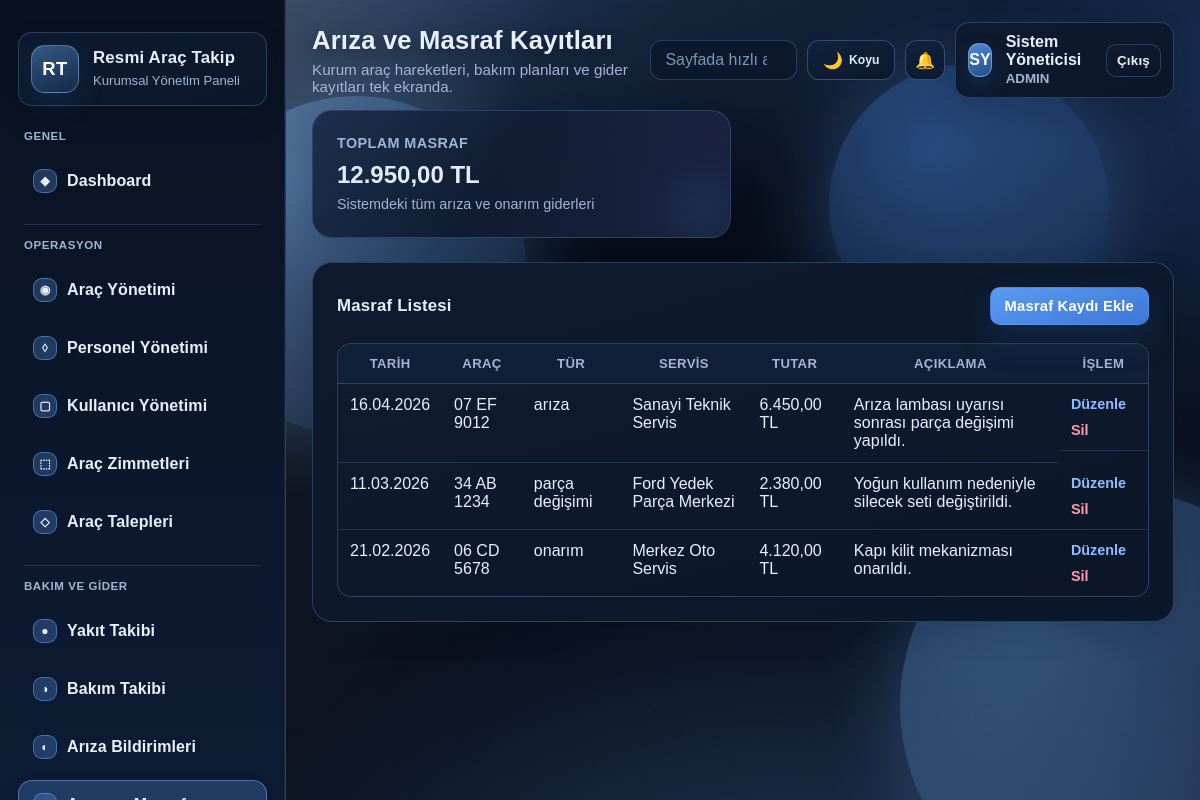
The app's page /modules/expenses/index.php (signed in) with its own data.
### tables this page shows
CREATE TABLE expense_records (
    id INT UNSIGNED AUTO_INCREMENT PRIMARY KEY,
    vehicle_id INT UNSIGNED NOT NULL,
    expense_type ENUM('arıza', 'onarım', 'parça değişimi', 'diğer') NOT NULL,
    expense_date DATE NOT NULL,
    amount DECIMAL(10,2) NOT NULL,
    service_name VARCHAR(120) NULL,
    parts_changed VARCHAR(180) NULL,
    description TEXT NOT NULL,
    created_at TIMESTAMP NOT NULL DEFAULT CURRENT_TIMESTAMP,
    CONSTRAINT fk_expense_vehicle FOREIGN KEY (vehicle_id) REFERENCES vehicles(id) ON DELETE CASCADE
);

CREATE TABLE vehicles (
    id INT UNSIGNED AUTO_INCREMENT PRIMARY KEY,
    plate_number VARCHAR(20) NOT NULL UNIQUE,
    brand VARCHAR(80) NOT NULL,
    model VARCHAR(80) NOT NULL,
    model_year YEAR NOT NULL,
    vehicle_type VARCHAR(60) NOT NULL,
    fuel_type VARCHAR(30) NOT NULL,
    current_km INT UNSIGNED NOT NULL DEFAULT 0,
    status ENUM('müsait', 'kullanımda', 'bakımda', 'pasif') NOT NULL DEFAULT 'müsait',
    license_note TEXT NULL,
    inspection_due_date DATE NULL,
    insurance_due_date DATE NULL,
    created_at TIMESTAMP NOT NULL DEFAULT CURRENT_TIMESTAMP
);

### config/config.php (called while the page is built, shortened)
<?php
function db(): PDO
{
    static $pdo = null;
    if ($pdo instanceof PDO) {
        return $pdo;
    }
    $dsn = sprintf('mysql:host=%s;port=%s;dbname=%s;charset=utf8mb4', DB_HOST, DB_PORT, DB_NAME);
    $pdo = new PDO($dsn, DB_USER, DB_PASS, [
        PDO::ATTR_ERRMODE => PDO::ERRMODE_EXCEPTION,
        PDO::ATTR_DEFAULT_FETCH_MODE => PDO::FETCH_ASSOC,
        PDO::ATTR_EMULATE_PREPARES => false,
        PDO::MYSQL_ATTR_INIT_COMMAND => "SET NAMES utf8mb4 COLLATE utf8mb4_turkish_ci",
    ]);
    $pdo->exec("SET CHARACTER SET utf8mb4");
    $pdo->exec("SET collation_connection = 'utf8mb4_turkish_ci'");
    return $pdo;
}

### includes/functions.php (called while the page is built, shortened)
<?php
require_once __DIR__ . '/../config/config.php';
function app_url(string $path = ''): string
{
    return rtrim(BASE_URL, '/') . '/' . ltrim($path, '/');
}
function e(null|string|int|float $value): string
{
    return htmlspecialchars((string) $value, ENT_QUOTES | ENT_SUBSTITUTE, 'UTF-8');
}
function current_user(): ?array
{
    return $_SESSION['user'] ?? null;
}
function is_admin(): bool
{
    $user = current_user();
    $role = mb_strtolower(trim((string) ($user['role'] ?? '')), 'UTF-8');
    return $role === 'admin';
}
function format_date(?string $date, string $format = 'd.m.Y'): string
{
    return date($format, strtotime($date));
}
function format_money(float $amount): string
{
    return number_format($amount, 2, ',', '.') . ' TL';
}
function fetch_all(string $sql, array $params = []): array
{
    $stmt = db()->prepare($sql);
    $stmt->execute($params);
    return $stmt->fetchAll();
}
function sum_value(string $sql, array $params = []): float
{
    $stmt = db()->prepare($sql);
    $stmt->execute($params);
    return (float) ($stmt->fetchColumn() ?: 0);
}

### modules/expenses/index.php (the view, shortened to what this page needs)
<?php
require_once __DIR__ . '/../../includes/functions.php';
$canManage = is_admin();
$rows = fetch_all(
    'SELECT e.*, v.plate_number FROM expense_records e
     INNER JOIN vehicles v ON v.id = e.vehicle_id
     ORDER BY e.expense_date DESC'
);
$totalExpense = sum_value('SELECT SUM(amount) FROM expense_records');
include __DIR__ . '/../../includes/header.php';
?>
<section class="stats-grid">
    <article class="stat-card">
        <h3>Toplam Masraf</h3>
        <strong><?= e(format_money($totalExpense)) ?></strong>
        <span>Sistemdeki tüm arıza ve onarım giderleri</span>
    </article>
</section>
<section class="panel">
    <div class="panel-head">
        <h2>Masraf Listesi</h2>
        <?php if ($canManage): ?>
            <a class="button primary" href="<?= e(app_url('modules/expenses/form.php')) ?>">Masraf Kaydı Ekle</a>
        <?php endif; ?>
    </div>
    <div class="panel-body">
        <table class="table">
            <thead><tr><th>Tarih</th><th>Araç</th><th>Tür</th><th>Servis</th><th>Tutar</th><th>Açıklama</th><th>İşlem</th></tr></thead>
            <tbody>
            <?php foreach ($rows as $row): ?>
                <tr>
                    <td><?= e(format_date($row['expense_date'])) ?></td>
                    <td><?= e($row['plate_number']) ?></td>
                    <td><?= e($row['expense_type']) ?></td>
                    <td><?= e($row['service_name']) ?></td>
                    <td><?= e(format_money((float) $row['amount'])) ?></td>
                    <td><?= e($row['description']) ?></td>
                    <td class="actions">
                        <?php if ($canManage): ?>
                            <a href="<?= e(app_url('modules/expenses/form.php?id=' . $row['id'])) ?>">Düzenle</a>
                            <form accept-charset="UTF-8" method="post" action="<?= e(app_url('modules/expenses/delete.php')) ?>" class="inline-form">
                                <button class="link-button danger-link" type="submit" data-confirm="Masraf kaydı silinsin mi?">Sil</button>
                            </form>
                        <?php else: ?>
                            <span>-</span>
                        <?php endif; ?>
                    </td>
                </tr>
            <?php endforeach; ?>
            </tbody>
        </table>
    </div>
</section>
<?php include __DIR__ . '/../../includes/footer.php'; ?>

### records on screen
expense_records: expense_date "16.04.2026", vehicle.plate_number "07 EF 9012", expense_type "arıza", service_name "Sanayi Teknik Servis", amount "6.450,00 TL", description "Arıza lambası uyarısı sonrası parça değişimi yapıldı."
expense_records: expense_date "11.03.2026", vehicle.plate_number "34 AB 1234", expense_type "parça değişimi", service_name "Ford Yedek Parça Merkezi", amount "2.380,00 TL", description "Yoğun kullanım nedeniyle silecek seti değiştirildi."
expense_records: expense_date "21.02.2026", vehicle.plate_number "06 CD 5678", expense_type "onarım", service_name "Merkez Oto Servis", amount "4.120,00 TL", description "Kapı kilit mekanizması onarıldı."

### other values on screen
$group['title'] "GENEL"
$item['icon'] "◆"
$item['label'] "Dashboard"
$group['title'] "OPERASYON"
$item['icon'] "◉"
$item['label'] "Araç Yönetimi"
$item['icon'] "◊"
$item['label'] "Personel Yönetimi"
$item['icon'] "▢"
$item['label'] "Kullanıcı Yönetimi"
$item['icon'] "⬚"
$item['label'] "Araç Zimmetleri"
$item['icon'] "◇"
$item['label'] "Araç Talepleri"
$group['title'] "BAKIM VE GIDER"
